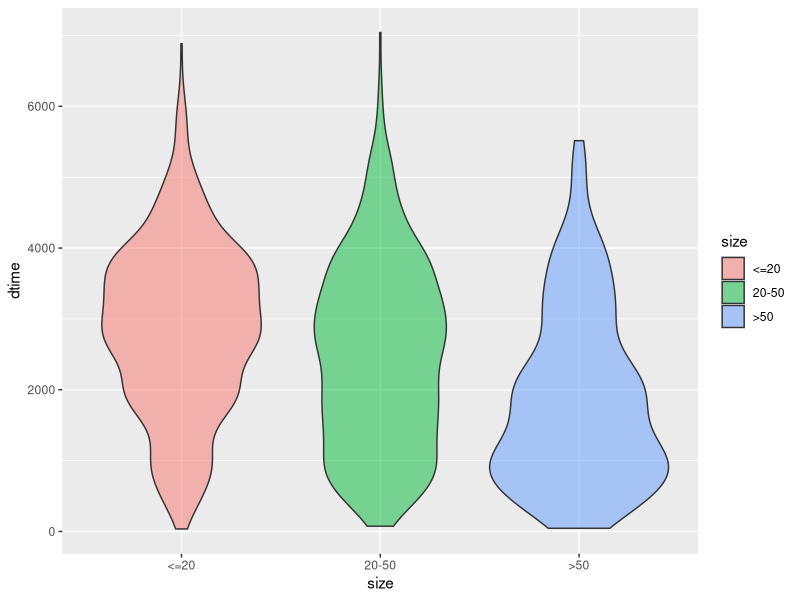
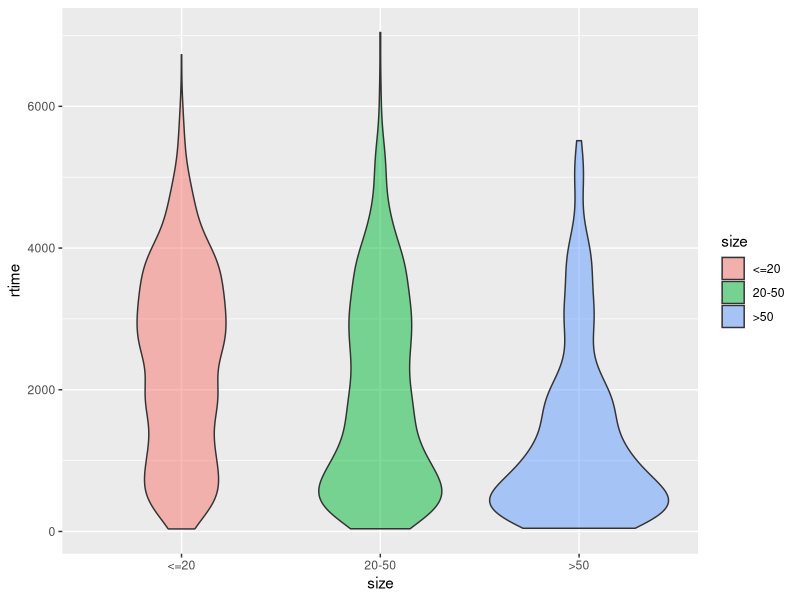
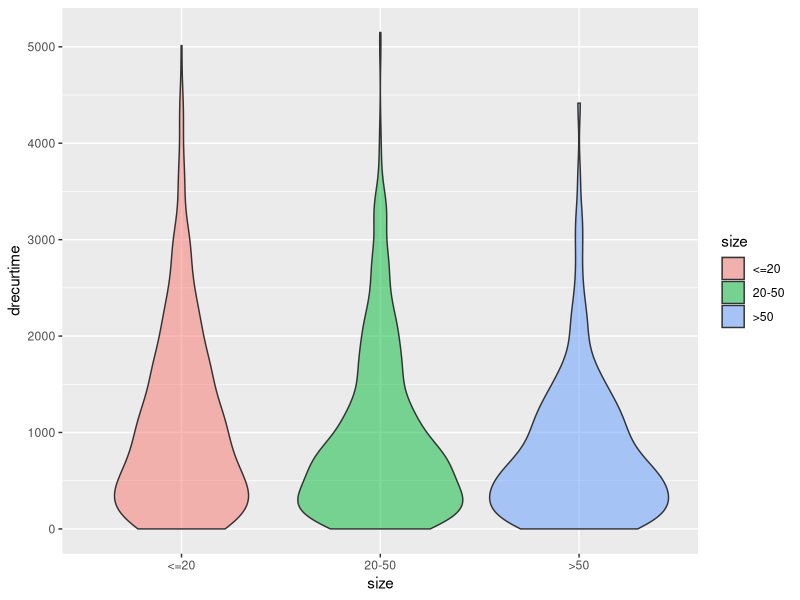
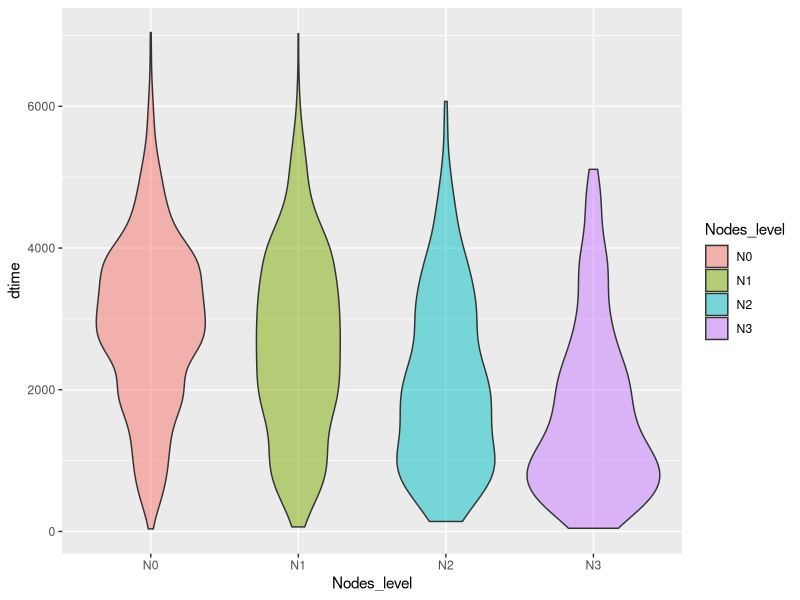
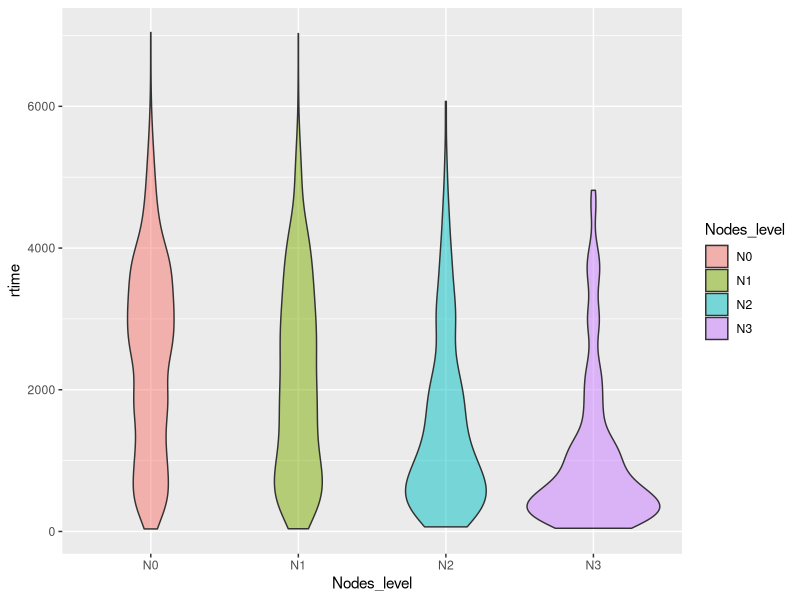
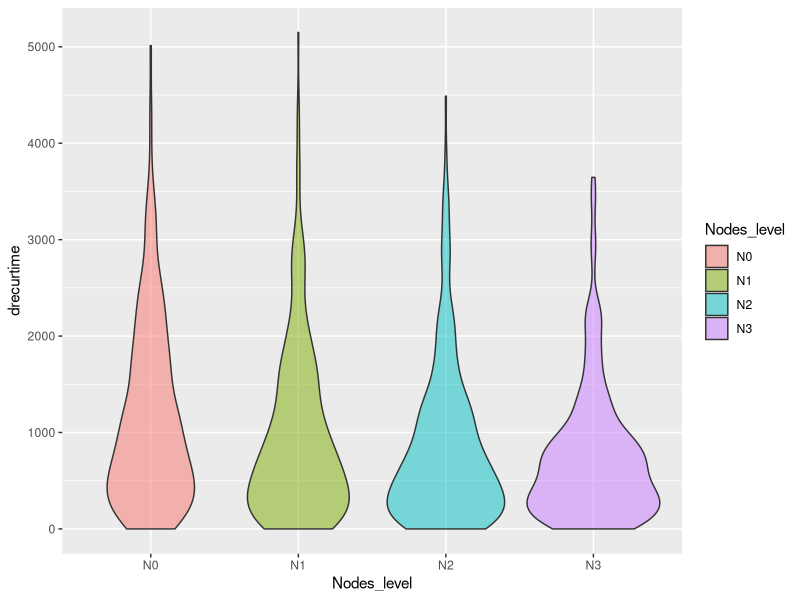
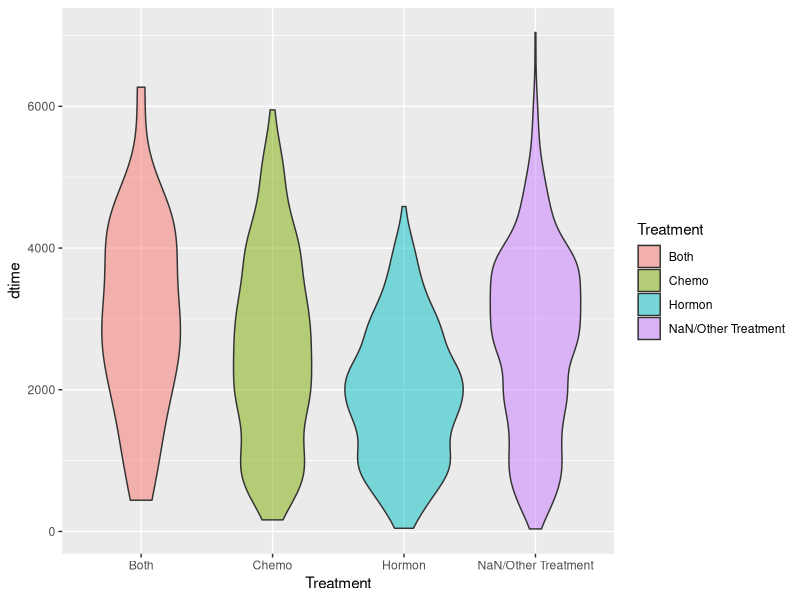
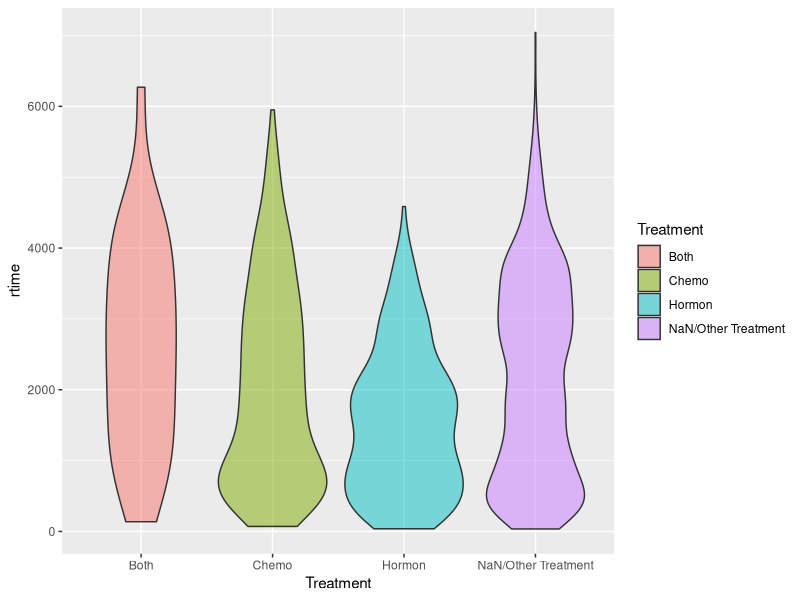

Recreate these plots in R, in order.
## ---- chunk 1
# automatically create a bib database for R packages
knitr::write_bib(c(
  .packages(), 'bookdown', 'knitr', 'rmarkdown', 'survival', 'survminer', 'ggplot2', 'caret','LTRCtrees'
), 'packages.bib')
## ---- chunk 2
library(survival)
library(survminer)
library(tidyverse)
library(caret)
## ---- chunk 3
data(rotterdam)
## ---- chunk 4
rotterdam %>% 
  group_by(size) %>%
  summarise(number = n(), .groups = 'drop')
## ---- chunk 5
rotterdam <- rotterdam %>% 
  mutate(Nodes_level = ifelse(nodes == 0, "N0", 
                       ifelse(nodes >= 1 & nodes <= 3, "N1", 
                       ifelse(nodes >= 4 & nodes <= 9, "N2", 
                       ifelse(nodes >= 10, "N3", NaN)))))
rotterdam %>% 
  group_by(Nodes_level) %>%
  summarise(number = n(), .groups = 'drop')
## ---- chunk 6
rotterdam <- rotterdam %>%
  mutate(grade = as.factor(grade))
## ---- chunk 7
rotterdam <- rotterdam %>%
  mutate(Treatment = ifelse(chemo == 1 & hormon == 0, "Chemo",
                     ifelse(chemo == 0 & hormon == 1, "Hormon", 
                     ifelse(chemo == 1 & hormon == 1, "Both", "NaN/Other Treatment")))) %>% 
  mutate(Treatment = as.factor(Treatment))
## ---- chunk 8
rotterdam_recur <- rotterdam %>%
  filter(recur == 1) %>%
  mutate(drecurtime = dtime-rtime)
nrow(rotterdam_recur)
## ---- chunk 9
ggplot(data = rotterdam, aes(x = size, y = dtime, fill = size)) +
  geom_violin(alpha = 0.5)
## ---- chunk 10
ggplot(data = rotterdam, aes(x = size, y = rtime, fill = size)) +
  geom_violin(alpha = 0.5)
## ---- chunk 11
ggplot(data = rotterdam_recur, aes(x = size, y = drecurtime, fill = size)) +
  geom_violin(alpha = 0.5)
## ---- chunk 12
ggplot(data = rotterdam, aes(x = Nodes_level, y = dtime, fill = Nodes_level)) +
  geom_violin(alpha = 0.5)
## ---- chunk 13
ggplot(data = rotterdam, aes(x = Nodes_level, y = rtime, fill = Nodes_level)) +
  geom_violin(alpha = 0.5)
## ---- chunk 14
ggplot(data = rotterdam_recur, aes(x = Nodes_level, y = drecurtime, fill = Nodes_level)) +
  geom_violin(alpha = 0.5)
## ---- chunk 15
ggplot(data = rotterdam, aes(x = Treatment, y = dtime, fill = Treatment)) +
  geom_violin(alpha = 0.5)
## ---- chunk 16
ggplot(data = rotterdam, aes(x = Treatment, y = rtime, fill = Treatment)) +
  geom_violin(alpha = 0.5)
## ---- chunk 17
ggplot(data = rotterdam_recur, aes(x = Treatment, y = drecurtime, fill = Treatment)) +
  geom_violin(alpha = 0.5)
## ---- chunk 18
ggplot(data = rotterdam, aes(x = age, y = dtime, color = Treatment)) +
  geom_point(alpha = 0.5)
## ---- chunk 19
ggplot(data = rotterdam, aes(x = age, y = rtime, color = Treatment)) +
  geom_point(alpha = 0.5)
## ---- chunk 20
rotterdam_new <-rotterdam %>%
  filter(Treatment != "NaN/Other Treatment") %>%
  filter(Treatment != "Both")
## ---- chunk 21
ggplot(data = rotterdam_new, aes(x = age, y = dtime, color = Treatment)) +
  geom_point(alpha = 0.5)
## ---- chunk 22
ggplot(data = rotterdam_new, aes(x = age, y = rtime, color = Treatment)) +
  geom_point(alpha = 0.5)
## ---- chunk 23
rotterdam <- rotterdam %>%
  mutate(dtime_Years = floor(dtime/365)) %>%
  mutate(`5_year_survival` = ifelse(dtime_Years >= 5, 1, 0))
## ---- chunk 24
rotterdam %>% 
  group_by(`5_year_survival`) %>%
  summarise(number = n(), .groups = 'drop')

2084/(898+2084)
## ---- chunk 25
rotterdam <- rotterdam %>%
  mutate(dtime_Years = floor(dtime/365)) %>%
  mutate(`10_year_survival` = ifelse(dtime_Years >= 10, 1, 0))
## ---- chunk 26
rotterdam %>% 
  group_by(`10_year_survival`) %>%
  summarise(number = n(), .groups = 'drop')

685/(685 + 2297)
## ---- chunk 27
rotterdam %>% 
  group_by(grade) %>%
  summarise(number = n(), .groups = 'drop')
